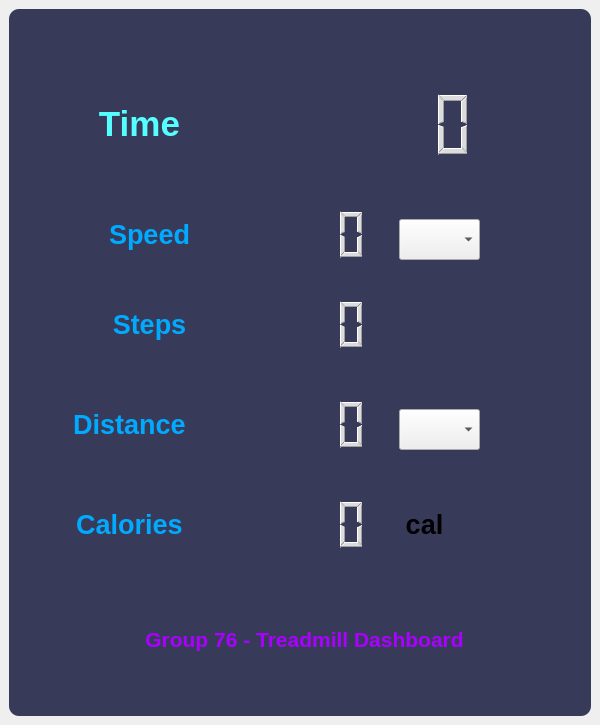
<?xml version="1.0" encoding="UTF-8"?>
<ui version="4.0">
 <class>Dashboard</class>
 <widget class="QMainWindow" name="Dashboard">
  <property name="geometry">
   <rect>
    <x>0</x>
    <y>0</y>
    <width>600</width>
    <height>725</height>
   </rect>
  </property>
  <property name="windowTitle">
   <string>Dashboard</string>
  </property>
  <widget class="QWidget" name="centralwidget">
   <layout class="QVBoxLayout" name="verticalLayout">
    <item>
     <widget class="QFrame" name="frame">
      <property name="styleSheet">
       <string notr="true">QFrame {	
	background-color: rgb(56, 58, 89);	
	color: rgb(220, 220, 220);
	border-radius: 10px;
}</string>
      </property>
      <property name="frameShape">
       <enum>QFrame::Box</enum>
      </property>
      <property name="frameShadow">
       <enum>QFrame::Raised</enum>
      </property>
      <property name="lineWidth">
       <number>1</number>
      </property>
      <widget class="QLCDNumber" name="lcdNumberCalories">
       <property name="geometry">
        <rect>
         <x>220</x>
         <y>480</y>
         <width>141</width>
         <height>71</height>
        </rect>
       </property>
      </widget>
      <widget class="QLCDNumber" name="lcdNumberSpeed">
       <property name="geometry">
        <rect>
         <x>220</x>
         <y>190</y>
         <width>141</width>
         <height>71</height>
        </rect>
       </property>
      </widget>
      <widget class="QLCDNumber" name="lcdNumberDistance">
       <property name="geometry">
        <rect>
         <x>220</x>
         <y>380</y>
         <width>141</width>
         <height>71</height>
        </rect>
       </property>
      </widget>
      <widget class="QLCDNumber" name="lcdNumberTime">
       <property name="geometry">
        <rect>
         <x>200</x>
         <y>80</y>
         <width>351</width>
         <height>71</height>
        </rect>
       </property>
       <property name="frameShape">
        <enum>QFrame::StyledPanel</enum>
       </property>
       <property name="lineWidth">
        <number>1</number>
       </property>
      </widget>
      <widget class="QLCDNumber" name="lcdNumberSteps">
       <property name="geometry">
        <rect>
         <x>220</x>
         <y>280</y>
         <width>141</width>
         <height>71</height>
        </rect>
       </property>
      </widget>
      <widget class="QLabel" name="labelGroupName">
       <property name="geometry">
        <rect>
         <x>60</x>
         <y>600</y>
         <width>471</width>
         <height>61</height>
        </rect>
       </property>
       <property name="styleSheet">
        <string notr="true">color: rgb(170, 0, 255);</string>
       </property>
       <property name="text">
        <string>&lt;html&gt;&lt;head/&gt;&lt;body&gt;&lt;p align=&quot;center&quot;&gt;&lt;span style=&quot; font-size:16pt; font-weight:600;&quot;&gt;Group 76 - Treadmill Dashboard&lt;/span&gt;&lt;/p&gt;&lt;/body&gt;&lt;/html&gt;</string>
       </property>
      </widget>
      <widget class="QLabel" name="label_time">
       <property name="geometry">
        <rect>
         <x>60</x>
         <y>80</y>
         <width>141</width>
         <height>71</height>
        </rect>
       </property>
       <property name="styleSheet">
        <string notr="true">color:rgb(85, 255, 255);</string>
       </property>
       <property name="text">
        <string>&lt;html&gt;&lt;head/&gt;&lt;body&gt;&lt;p align=&quot;center&quot;&gt;&lt;span style=&quot; font-size:26pt; font-weight:600;&quot;&gt;Time&lt;/span&gt;&lt;/p&gt;&lt;/body&gt;&lt;/html&gt;</string>
       </property>
      </widget>
      <widget class="QLabel" name="label_speed">
       <property name="geometry">
        <rect>
         <x>70</x>
         <y>190</y>
         <width>141</width>
         <height>71</height>
        </rect>
       </property>
       <property name="styleSheet">
        <string notr="true">color: rgb(0, 170, 255);</string>
       </property>
       <property name="text">
        <string>&lt;html&gt;&lt;head/&gt;&lt;body&gt;&lt;p align=&quot;center&quot;&gt;&lt;span style=&quot; font-size:20pt; font-weight:600;&quot;&gt;Speed&lt;/span&gt;&lt;/p&gt;&lt;/body&gt;&lt;/html&gt;</string>
       </property>
      </widget>
      <widget class="QLabel" name="label_steps">
       <property name="geometry">
        <rect>
         <x>70</x>
         <y>280</y>
         <width>141</width>
         <height>71</height>
        </rect>
       </property>
       <property name="styleSheet">
        <string notr="true">color: rgb(0, 170, 255);</string>
       </property>
       <property name="text">
        <string>&lt;html&gt;&lt;head/&gt;&lt;body&gt;&lt;p align=&quot;center&quot;&gt;&lt;span style=&quot; font-size:20pt; font-weight:600;&quot;&gt;Steps&lt;/span&gt;&lt;/p&gt;&lt;/body&gt;&lt;/html&gt;</string>
       </property>
      </widget>
      <widget class="QLabel" name="label_distance">
       <property name="geometry">
        <rect>
         <x>50</x>
         <y>380</y>
         <width>141</width>
         <height>71</height>
        </rect>
       </property>
       <property name="styleSheet">
        <string notr="true">color: rgb(0, 170, 255);</string>
       </property>
       <property name="text">
        <string>&lt;html&gt;&lt;head/&gt;&lt;body&gt;&lt;p align=&quot;center&quot;&gt;&lt;span style=&quot; font-size:20pt; font-weight:600;&quot;&gt;Distance&lt;/span&gt;&lt;/p&gt;&lt;/body&gt;&lt;/html&gt;</string>
       </property>
      </widget>
      <widget class="QLabel" name="label_calories">
       <property name="geometry">
        <rect>
         <x>50</x>
         <y>480</y>
         <width>141</width>
         <height>71</height>
        </rect>
       </property>
       <property name="styleSheet">
        <string notr="true">color: rgb(0, 170, 255);</string>
       </property>
       <property name="text">
        <string>&lt;html&gt;&lt;head/&gt;&lt;body&gt;&lt;p align=&quot;center&quot;&gt;&lt;span style=&quot; font-size:20pt; font-weight:600;&quot;&gt;Calories&lt;/span&gt;&lt;/p&gt;&lt;/body&gt;&lt;/html&gt;</string>
       </property>
      </widget>
      <widget class="QComboBox" name="comboBoxSpeed">
       <property name="geometry">
        <rect>
         <x>390</x>
         <y>210</y>
         <width>81</width>
         <height>41</height>
        </rect>
       </property>
       <property name="font">
        <font>
         <pointsize>10</pointsize>
         <weight>75</weight>
         <bold>true</bold>
        </font>
       </property>
       <property name="placeholderText">
        <string/>
       </property>
      </widget>
      <widget class="QComboBox" name="comboBoxDistance">
       <property name="geometry">
        <rect>
         <x>390</x>
         <y>400</y>
         <width>81</width>
         <height>41</height>
        </rect>
       </property>
       <property name="font">
        <font>
         <pointsize>10</pointsize>
         <weight>75</weight>
         <bold>true</bold>
        </font>
       </property>
       <property name="placeholderText">
        <string/>
       </property>
      </widget>
      <widget class="QLabel" name="label_cal">
       <property name="geometry">
        <rect>
         <x>390</x>
         <y>480</y>
         <width>51</width>
         <height>71</height>
        </rect>
       </property>
       <property name="styleSheet">
        <string notr="true">color: rgb(0, 0, 0);</string>
       </property>
       <property name="text">
        <string>&lt;html&gt;&lt;head/&gt;&lt;body&gt;&lt;p align=&quot;center&quot;&gt;&lt;span style=&quot; font-size:20pt; font-weight:600;&quot;&gt;cal&lt;/span&gt;&lt;/p&gt;&lt;/body&gt;&lt;/html&gt;</string>
       </property>
      </widget>
     </widget>
    </item>
   </layout>
  </widget>
 </widget>
 <resources/>
 <connections/>
</ui>
